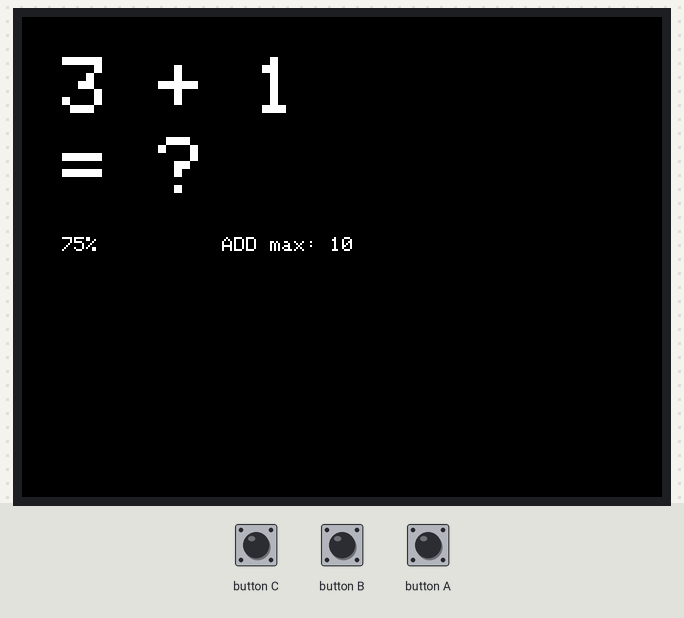
The program below on a simulated ESP32. On the bench: 320×240 colour display. Inputs (shaded band) come from the test bench. Random numbers use the default seed unless the program sets one; EEPROM starts erased.

Above: at 1.5 s.
1.6 s: button B pressed for 0.15 s
At 2.0 s:
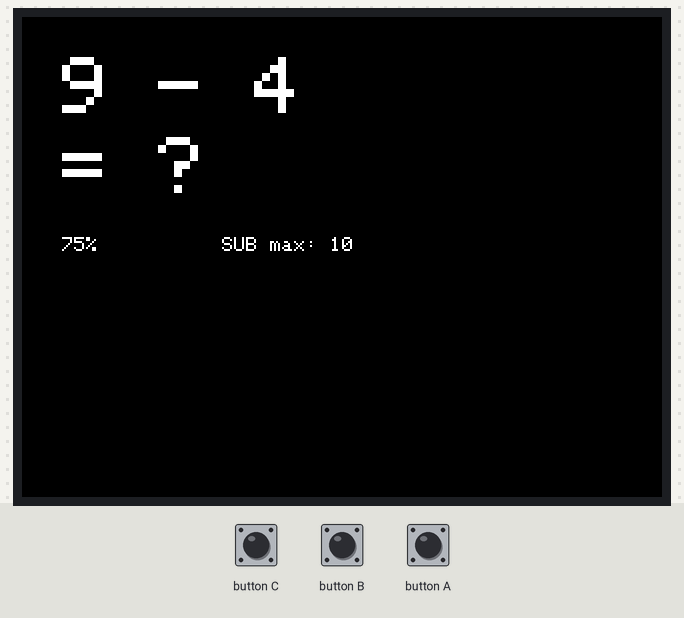
3.2 s: button A pressed for 0.15 s
At 4.4 s:
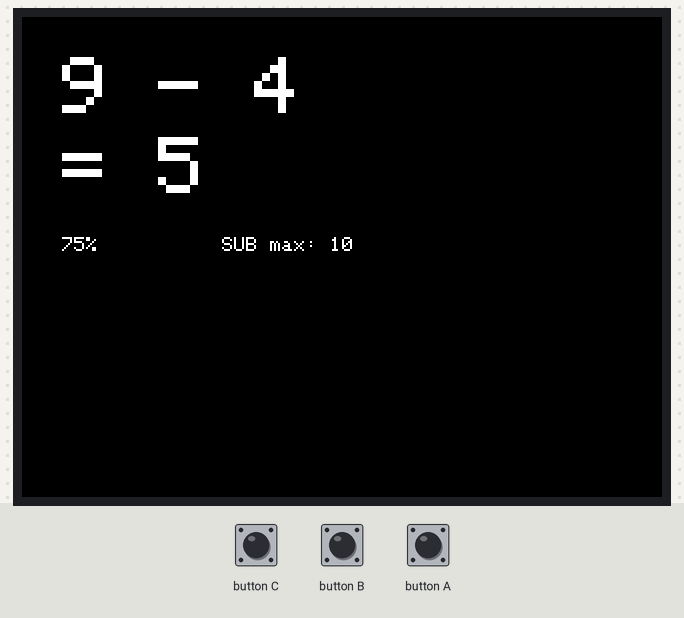
4.8 s: button B pressed for 1 s
At 5.6 s:
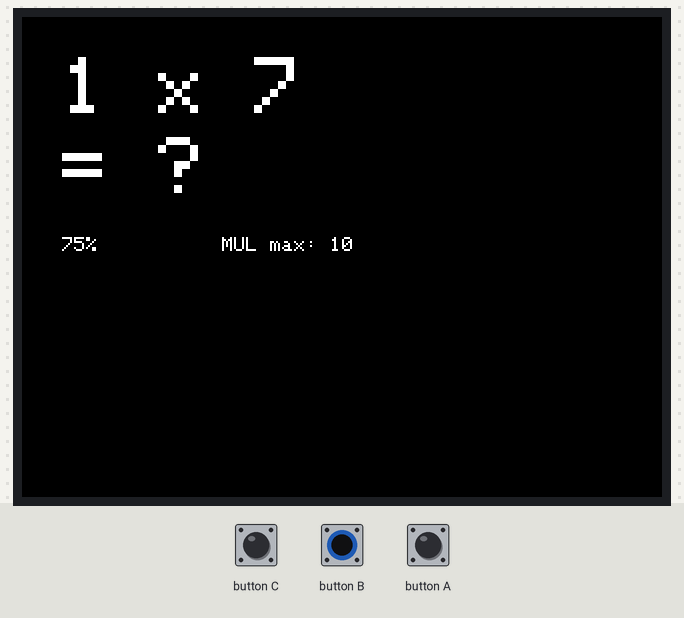
7.3 s: button A pressed for 1 s
At 8.7 s:
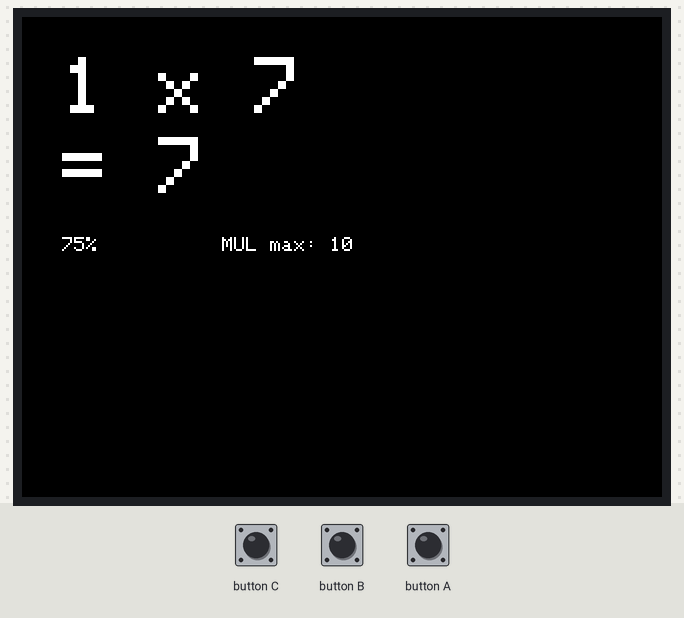
9.8 s: button B pressed for 0.15 s
At 10.6 s:
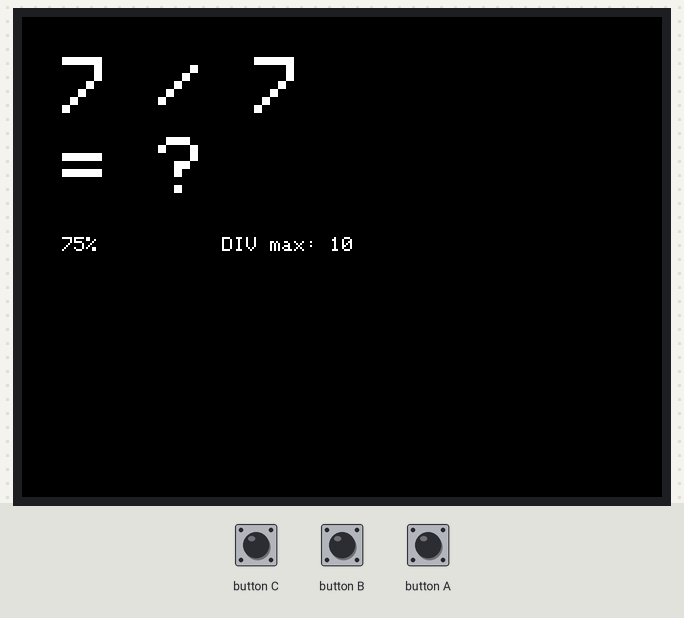
11.4 s: button A pressed for 0.15 s
At 11.8 s:
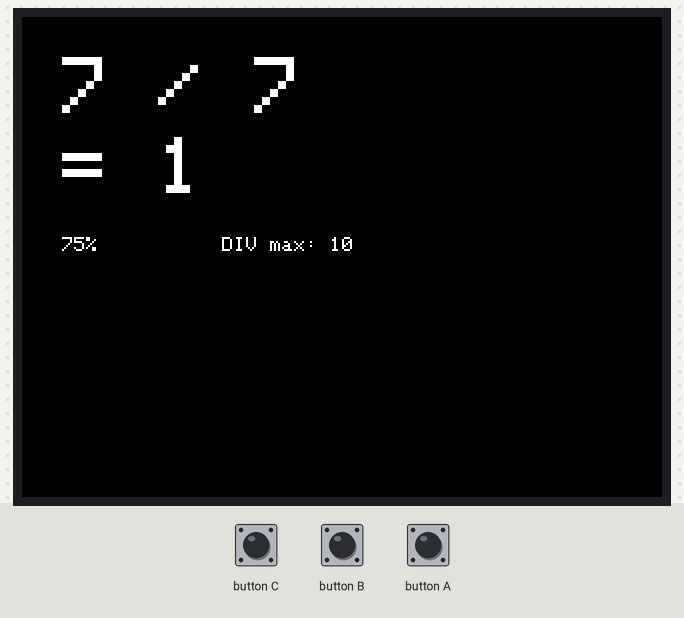
Timing chart, 0 to 14.0 s (numbered marks = the images above; inputs shaded):
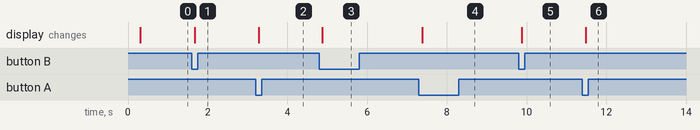

The program:

main.cpp
```cpp
#include <M5Unified.h>
#include <Preferences.h>

// 定数
const unsigned long TIMEOUT_DURATION = 5 * 60 * 1000;  // 5分

// 計算の種類を定義
enum CalcType {
  ADD = 0,    // 足し算
  SUB = 1,    // 引き算
  MUL = 2,    // 掛け算
  DIV = 3     // 割り算
};

// グローバル変数
Preferences preferences;  // NVS操作用のオブジェクト
int num1, num2;           // 計算用の数値
int answer;               // 正解
bool showingQuestion = true;  // true: 問題表示中, false: 回答表示中
unsigned long lastButtonPress = 0;  // チャタリング防止用
unsigned long lastActivityTime = 0;  // 最後の操作時間
CalcType currentCalc = ADD;  // 現在の計算種類
int maxNumbers[4] = {10, 10, 10, 10};  // 各計算種類ごとの最大値

// 計算記号を取得
const char* getCalcSymbol() {
  switch (currentCalc) {
    case ADD: return "+";
    case SUB: return "-";
    case MUL: return "x";
    case DIV: return "/";
    default: return "+";
  }
}

// 計算種類の名前を取得
const char* getCalcName() {
  switch (currentCalc) {
    case ADD: return "ADD";
    case SUB: return "SUB";
    case MUL: return "MUL";
    case DIV: return "DIV";
    default: return "ADD";
  }
}

// 新しい問題を生成
void generateNewQuestion() {
  int maxNumber = maxNumbers[currentCalc];

  switch (currentCalc) {
    case ADD:
      num1 = random(1, maxNumber);
      num2 = random(1, maxNumber);
      answer = num1 + num2;
      break;

    case SUB:
      num1 = random(1, maxNumber);
      num2 = random(1, num1);  // num1より小さい数を生成
      answer = num1 - num2;
      break;

    case MUL:
      num1 = random(1, maxNumber);
      num2 = random(1, maxNumber);
      answer = num1 * num2;
      break;

    case DIV:
      num2 = random(1, maxNumber);  // 除数を先に決める
      answer = random(1, maxNumber);  // 商を決める
      num1 = num2 * answer;  // 被除数を計算（必ず割り切れる）
      break;
  }
}

// バッテリー残量とmaxNumberを表示
void displayBatteryLevel() {
  M5.Display.setTextSize(1);
  M5.Display.setCursor(20, 110);
  M5.Display.printf("%d%%", M5.Power.getBatteryLevel());
  M5.Display.setCursor(100, 110);
  M5.Display.printf("%s max: %d", getCalcName(), maxNumbers[currentCalc]);
}

// 問題を表示
void displayQuestion() {
  M5.Display.fillScreen(BLACK);
  M5.Display.setCursor(20, 20);
  M5.Display.setTextSize(4);
  M5.Display.printf("%d %s %d", num1, getCalcSymbol(), num2);
  M5.Display.setCursor(20, 60);
  M5.Display.printf("= ?");
  displayBatteryLevel();
}

// 答えを表示
void displayAnswer() {
  M5.Display.fillScreen(BLACK);
  M5.Display.setCursor(20, 20);
  M5.Display.setTextSize(4);
  M5.Display.printf("%d %s %d", num1, getCalcSymbol(), num2);
  M5.Display.setCursor(20, 60);
  M5.Display.printf("= %d", answer);
  displayBatteryLevel();
}

void setup() {
  M5.begin();

  M5.Display.setRotation(1);  // 横向きに設定
  M5.Display.fillScreen(BLACK);
  M5.Display.setTextColor(WHITE);

  // NVSを初期化して各計算種類のmaxNumberを読み込む
  preferences.begin("tashizan", false);  // falseは読み書きモード
  maxNumbers[ADD] = preferences.getInt("maxAdd", 10);
  maxNumbers[SUB] = preferences.getInt("maxSub", 10);
  maxNumbers[MUL] = preferences.getInt("maxMul", 10);
  maxNumbers[DIV] = preferences.getInt("maxDiv", 10);

  // 乱数初期化
  randomSeed(analogRead(0));

  // 最初の問題を生成
  generateNewQuestion();
  displayQuestion();

  // 最終活動時間を初期化
  lastActivityTime = millis();
}

void loop() {
  M5.update();  // ボタンの状態を更新

  // いずれかのボタンが押された場合
  if (M5.BtnA.wasPressed() || M5.BtnB.wasPressed() || M5.BtnPWR.wasPressed()) {
    lastActivityTime = millis();  // 最終活動時間を更新
  }

  // タイムアウトチェック - 5分経過で電源オフ
  if (millis() - lastActivityTime > TIMEOUT_DURATION) {
    M5.Power.powerOff();  // 完全に電源オフ
  }

  // 決定ボタン（BtnA）が押されている場合の処理
  if (M5.BtnA.isHolding()) {
    // 上ボタン（BtnB）でレベルを上げる
    if (M5.BtnB.wasPressed()) {
      maxNumbers[currentCalc]++;
      if (maxNumbers[currentCalc] > 100) maxNumbers[currentCalc] = 100;
      // 計算種類に応じた保存キーで値を保存
      switch (currentCalc) {
        case ADD: preferences.putInt("maxAdd", maxNumbers[currentCalc]); break;
        case SUB: preferences.putInt("maxSub", maxNumbers[currentCalc]); break;
        case MUL: preferences.putInt("maxMul", maxNumbers[currentCalc]); break;
        case DIV: preferences.putInt("maxDiv", maxNumbers[currentCalc]); break;
      }
      generateNewQuestion();
      displayQuestion();
    }

    // 下ボタン（BtnPWR）でレベルを下げる
    if (M5.BtnPWR.wasPressed()) {
      maxNumbers[currentCalc]--;
      if (maxNumbers[currentCalc] < 2) maxNumbers[currentCalc] = 2;
      // 計算種類に応じた保存キーで値を保存
      switch (currentCalc) {
        case ADD: preferences.putInt("maxAdd", maxNumbers[currentCalc]); break;
        case SUB: preferences.putInt("maxSub", maxNumbers[currentCalc]); break;
        case MUL: preferences.putInt("maxMul", maxNumbers[currentCalc]); break;
        case DIV: preferences.putInt("maxDiv", maxNumbers[currentCalc]); break;
      }
      generateNewQuestion();
      displayQuestion();
    }
  } else {
    // 決定ボタンが押されていない状態での上下ボタン操作

    // 上ボタン（BtnB）で計算種類を切り替え（増加）
    if (M5.BtnB.wasPressed()) {
      showingQuestion = true;  // 問題表示に戻す
      currentCalc = static_cast<CalcType>((currentCalc + 1) % 4);
      generateNewQuestion();
      displayQuestion();
    }

    // 下ボタン（BtnPWR）で計算種類を切り替え（減少）
    if (M5.BtnPWR.wasPressed()) {
      showingQuestion = true;  // 問題表示に戻す
      currentCalc = static_cast<CalcType>((currentCalc + 3) % 4);  // +3は-1と同じ
      generateNewQuestion();
      displayQuestion();
    }
  }

  // 決定ボタン（BtnA）の短押しで答えの表示/非表示を切り替え
  // 他のボタンが押されていない場合のみ処理
  if (M5.BtnA.wasPressed()) {
    unsigned long currentTime = millis();
    if (currentTime - lastButtonPress > 100) {  // 100ms以上間隔が空いているか確認
      if (showingQuestion) {
        // 問題表示中なら答えを表示
        displayAnswer();
      } else {
        // 答え表示中なら新しい問題を生成して表示
        generateNewQuestion();
        displayQuestion();
      }
      lastButtonPress = currentTime;
      showingQuestion = !showingQuestion;  // 表示状態を切り替え
    }
  }
}
```

Measured:
- after the input at 1.6 s, the display: changes after 0.08 s (image 1)
- after the input at 3.2 s, the display: changes after 0.08 s (image 2)
- after the input at 4.8 s, the display: changes after 0.08 s (image 3)
- after the input at 7.3 s, the display: changes after 0.08 s (image 4)
- after the input at 9.8 s, the display: changes after 0.08 s (image 5)
- after the input at 11.4 s, the display: changes after 0.08 s (image 6)
